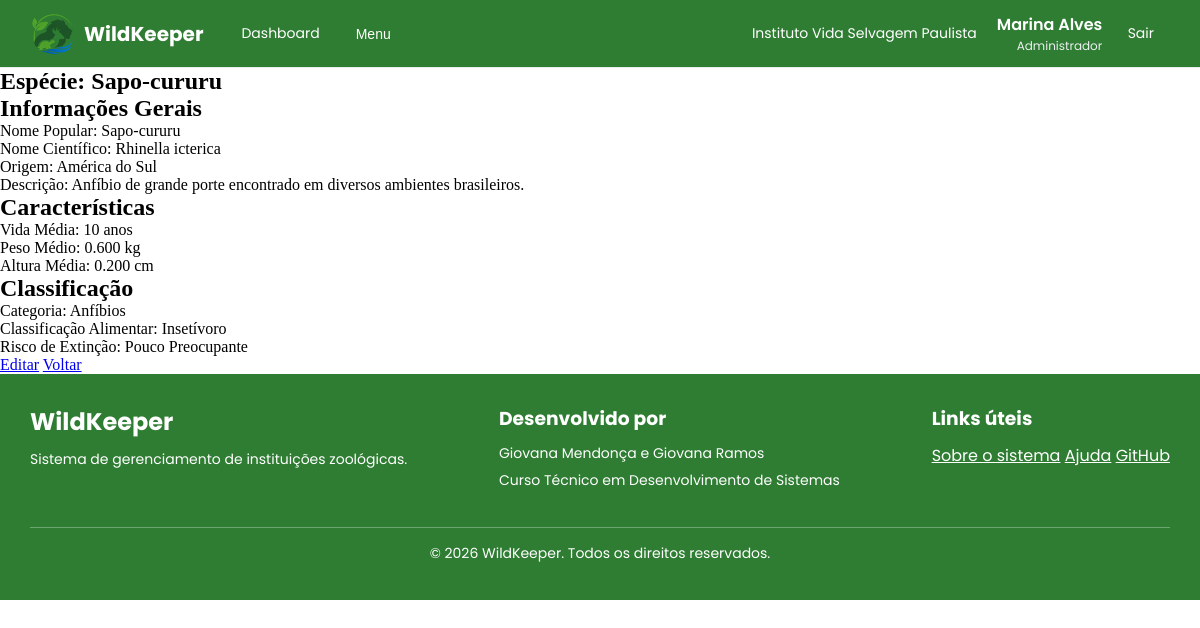
The app's page /src/especies/mostrar_especie.php?id=14 (signed in) with its own data.
### tables this page shows
CREATE TABLE
    IF NOT EXISTS especies (
        id INT PRIMARY KEY AUTO_INCREMENT,
        nome_popular VARCHAR(255) NOT NULL,
        nome_cientifico VARCHAR(255) NOT NULL,
        descricao TEXT NOT NULL,
        origem VARCHAR(255) NOT NULL,
        vida_media INT NOT NULL,  
        peso_medio DECIMAL(10, 3) NOT NULL,  
        altura_media DECIMAL(10, 3) NOT NULL,  
        categoria_id INT NOT NULL,
        classificacao_alimentar_id INT NOT NULL,
        risco_extincao_id INT NOT NULL,
        FOREIGN KEY (categoria_id) REFERENCES categorias (id),
        FOREIGN KEY (classificacao_alimentar_id) REFERENCES classificacao_alimentar (id),
        FOREIGN KEY (risco_extincao_id) REFERENCES risco_extincao (id),
        created_at TIMESTAMP DEFAULT CURRENT_TIMESTAMP,
        updated_at TIMESTAMP DEFAULT CURRENT_TIMESTAMP ON UPDATE CURRENT_TIMESTAMP
    );

CREATE TABLE
    IF NOT EXISTS categorias (
        id INT PRIMARY KEY AUTO_INCREMENT,
        nome VARCHAR(50) NOT NULL UNIQUE,
        sigla CHAR(2) NOT NULL UNIQUE,
        created_at TIMESTAMP DEFAULT CURRENT_TIMESTAMP,
        updated_at TIMESTAMP DEFAULT CURRENT_TIMESTAMP ON UPDATE CURRENT_TIMESTAMP
    );

CREATE TABLE
    IF NOT EXISTS classificacao_alimentar (
        id INT PRIMARY KEY AUTO_INCREMENT,
        nome VARCHAR(50) NOT NULL UNIQUE,
        sigla CHAR(2) NOT NULL UNIQUE,
        created_at TIMESTAMP DEFAULT CURRENT_TIMESTAMP,
        updated_at TIMESTAMP DEFAULT CURRENT_TIMESTAMP ON UPDATE CURRENT_TIMESTAMP
    );

CREATE TABLE
    IF NOT EXISTS risco_extincao (
        id INT PRIMARY KEY AUTO_INCREMENT,
        nome VARCHAR(50) NOT NULL UNIQUE,
        sigla CHAR(2) NOT NULL UNIQUE,
        created_at TIMESTAMP DEFAULT CURRENT_TIMESTAMP,
        updated_at TIMESTAMP DEFAULT CURRENT_TIMESTAMP ON UPDATE CURRENT_TIMESTAMP
    );

### src/especies/mostrar_especie.php (the view, shortened to what this page needs)
<?php
include "../includes/autenticacao.php";
$especieId = trim($_GET['id'] ?? '');
$sql = "SELECT
    especies.id,
    especies.nome_popular,
    especies.nome_cientifico,
    especies.descricao,
    especies.origem,
    especies.vida_media,
    especies.peso_medio,
    especies.altura_media,
    categorias.id AS categoria_id,
    categorias.nome AS categoria_nome,
    classificacao_alimentar.id AS classificacao_alimentar_id,
    classificacao_alimentar.nome AS classificacao_alimentar_nome,
    risco_extincao.id AS risco_extincao_id,
    risco_extincao.nome AS risco_extincao_nome
FROM especies
INNER JOIN categorias ON categorias.id = especies.categoria_id
INNER JOIN classificacao_alimentar ON classificacao_alimentar.id = especies.classificacao_alimentar_id
INNER JOIN risco_extincao ON risco_extincao.id = especies.risco_extincao_id
WHERE especies.id = ?";
$stmt = $conexao->prepare($sql);
$stmt->bind_param("i", $especieId);
$stmt->execute();
$result = $stmt->get_result();
$especie = $result->fetch_assoc();
?>
<!DOCTYPE html>
<html lang="pt-br">
<head>
    <link rel="stylesheet" href="../../assets/css/reset.css">
    <link rel="stylesheet" href="../../assets/css/dashboard_global.css">
</head>
<body>
    <?php include "../includes/dashboard-header.php" ?>
    <main>
        <section>
            <h1>Espécie: <?= htmlspecialchars($especie['nome_popular']) ?></h1>
            <article>
                <h2>Informações Gerais</h2>
                <p>Nome Popular: <?= htmlspecialchars($especie['nome_popular']) ?></p>
                <p>Nome Científico: <?= htmlspecialchars($especie['nome_cientifico']) ?></p>
                <p>Origem: <?= htmlspecialchars($especie['origem']) ?></p>
                <p>Descrição: <?= htmlspecialchars($especie['descricao']) ?></p>
            </article>
            <article>
                <h2>Características</h2>
                <p>Vida Média: <?= htmlspecialchars($especie['vida_media']) ?> anos</p>
                <p>Peso Médio: <?= htmlspecialchars($especie['peso_medio']) ?> kg</p>
                <p>Altura Média: <?= htmlspecialchars($especie['altura_media']) ?> cm</p>
            </article>
            <article>
                <h2>Classificação</h2>
                <p>Categoria: <?= htmlspecialchars($especie['categoria_nome']) ?></p>
                <p>Classificação Alimentar: <?= htmlspecialchars($especie['classificacao_alimentar_nome']) ?></p>
                <p>Risco de Extinção: <?= htmlspecialchars($especie['risco_extincao_nome']) ?></p>
            </article>
            <a href="editar_especie.php?id=<?= $especieId ?>">Editar</a>
            <a href="index.php">Voltar</a>
        </section>
    </main>
    <?php include "../includes/dashboard-footer.php" ?>
</body>
</html>

### assets/css/dashboard_global.css (style rules this page uses)
:root { --verde-principal: #2E7D32; --verde-claro: #81C784; --azul: #1565C0; --cinza: #ECEFF1; --branco: #FFFFFF; --erro-sair: #D32F2F; --sucesso: #388E3C; --texto: #263238; }

### records on screen
especies: nome_popular "Sapo-cururu", nome_cientifico "Rhinella icterica", origem "América do Sul", descricao "Anfíbio de grande porte encontrado em diversos ambientes brasileiros.", vida_media "10", peso_medio "0.600", altura_media "0.200", categoria.nome "Anfíbios", classificacao_alimentar.nome "Insetívoro", risco_extincao.nome "Pouco Preocupante"

### other values on screen
$_SESSION['instituicao_nome'] "Instituto Vida Selvagem Paulista"
$_SESSION['nome'] "Marina Alves"
$_SESSION['cargo_nome'] "Administrador"
